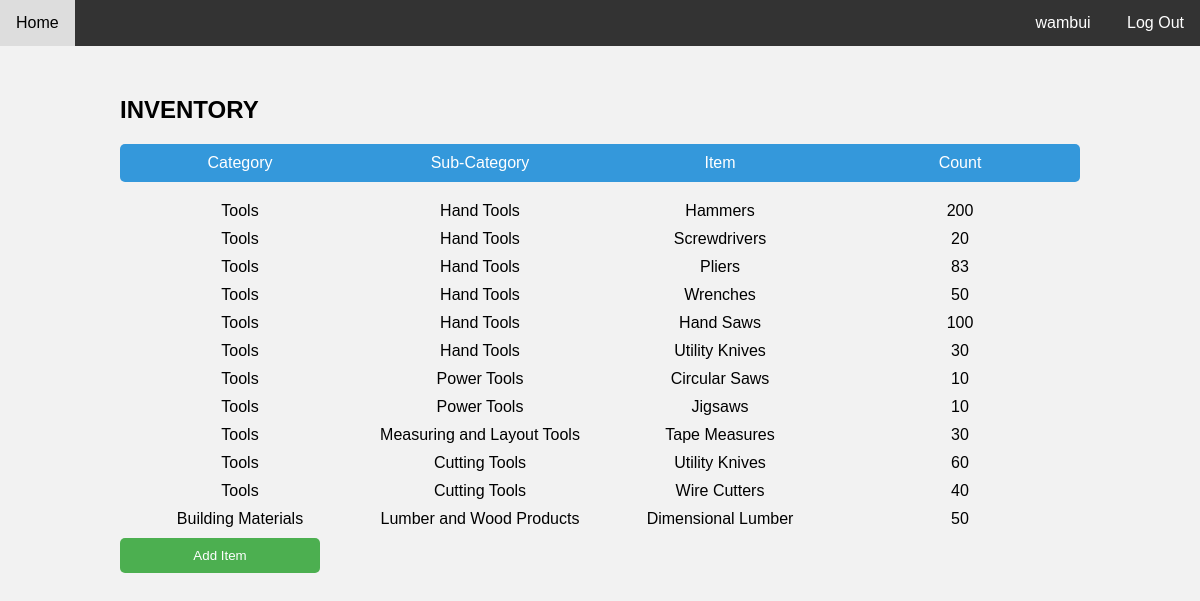
Screenshot of /inventory/ (signed in) with the database file from the repository.
### inventory/models.py (models this page shows, shortened)
class Item(models.Model):
    name = models.CharField(max_length=100)
    subcategory = models.ForeignKey(Subcategory, on_delete=models.CASCADE)
    count = models.IntegerField(default=0)

class Subcategory(models.Model):
    name = models.CharField(max_length=100)
    category = models.ForeignKey(Category, on_delete=models.CASCADE)
    def __str__(self):
        return self.name

class Category(models.Model):
    name = models.CharField(max_length=100)
    def __str__(self):
        return self.name

### inventory/views.py (the view)
# urls.py: path('inventory/', views.inventory, name='inventory'),
def inventory(request):
    categories = Category.objects.all()
    subcategories = Subcategory.objects.all()
    items = Item.objects.all()
    context = {'categories': categories, 'subcategories': subcategories, 'items': items}
    return render(request, 'inventory.html', context)

### inventory/templates/inventory.html (shortened to what this page needs)
{% load static %}
<!DOCTYPE html>
<html lang="en">
<head>
    <link rel="stylesheet" href="{% static 'inventory.css' %}">
    <link rel="stylesheet" href="{% static 'navbar.css' %}">
</head>
<body>
    <div class="navbar">
        <div class="nav-left">
            <a href="{% url 'landingpage' %}">Home</a>
        </div>
        <div class="nav-right">
            {% if user.is_authenticated %}
                <div class="user-dropdown">
                    <button class="dropbtn">{{ user.username }}</button>
                    <a href="{% url 'logout' %}">
                        <button class="dropbtn">Log Out</button>
                    </a>
                </div>
            {% endif %}
        </div>
    </div>
    <div class="container">
        <div class="heading">INVENTORY</div>
        <div class="menu-row">
            <div class="command">Category</div>
            <div class="command">Sub-Category</div>
            <div class="command">Item</div>
            <div class="command">Count</div>
        </div>
        {% for item in items %}
        <div class="row added-item-row ">
            <div class="command">{{ item.subcategory.category }}</div>
            <div class="command">{{ item.subcategory }}</div>
            <div class="command">{{ item.name }}</div>
            <div class="command">{{ item.count }}</div>
        </div>
        {% endfor %}
        <button class="add-row-btn" onclick="showPopupForm()">Add Item</button>
    </div>
</body>
</html>

### inventory/static/inventory.css (style rules this page uses)
body { font-family: Arial, sans-serif; background-color: #f2f2f2; margin: 0; padding: 0; }
.container { width: 80%; margin: 50px auto; }
.heading { font-size: 24px; font-weight: bold; margin-bottom: 20px; }
.menu-row { display: flex; background-color: #3498db; color: white; padding: 10px 0; border-radius: 5px; margin-bottom: 20px; }
.command { flex: 1; text-align: center; }
.add-row-btn { display: block; width: 200px; padding: 10px; background-color: #4CAF50; color: white; border: none; border-radius: 5px; cursor: pointer; margin-bottom: 20px; }
.added-item-row { display: flex; margin-bottom: 10px; }

### inventory/static/navbar.css (style rules this page uses)
.navbar { background-color: #333; overflow: hidden; }
.nav-left { float: left; }
.nav-left a { display: inline-block; color: white; text-align: center; padding: 14px 16px; text-decoration: none; }
.nav-right { float: right; }
.user-dropdown { position: relative; display: inline-block; }
.dropbtn { background-color: #333; color: white; padding: 14px 16px; font-size: 16px; border: none; cursor: pointer; }
.navbar:after { content: ""; display: table; clear: both; }

### rows the page displays
Item: subcategory.category "Tools", subcategory "Hand Tools", name "Hammers", count "200"
Item: subcategory.category "Tools", subcategory "Hand Tools", name "Screwdrivers", count "20"
Item: subcategory.category "Tools", subcategory "Hand Tools", name "Pliers", count "83"
Item: subcategory.category "Tools", subcategory "Hand Tools", name "Wrenches", count "50"
Item: subcategory.category "Tools", subcategory "Hand Tools", name "Hand Saws", count "100"
Item: subcategory.category "Tools", subcategory "Hand Tools", name "Utility Knives", count "30"
Item: subcategory.category "Tools", subcategory "Power Tools", name "Circular Saws", count "10"
Item: subcategory.category "Tools", subcategory "Power Tools", name "Jigsaws", count "10"
Item: subcategory.category "Tools", subcategory "Measuring and Layout Tools", name "Tape Measures", count "30"
Item: subcategory.category "Tools", subcategory "Cutting Tools", name "Utility Knives", count "60"
Item: subcategory.category "Tools", subcategory "Cutting Tools", name "Wire Cutters", count "40"
Item: subcategory.category "Building Materials", subcategory "Lumber and Wood Products", name "Dimensional Lumber", count "50"

### other values shown
{{ user.username }} "wambui"
